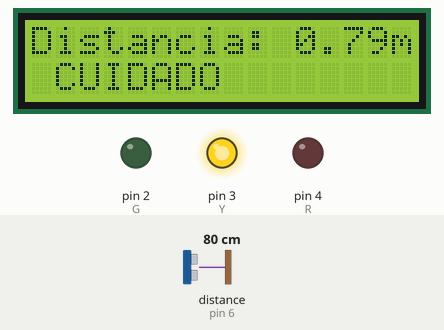
Simulated run of this sketch. Board: Arduino Uno, built with avr-gcc and run on an emulated ATmega328P. On the bench: 16×2 character LCD, output pins drawn as LEDs (lit = HIGH). Wiring (inferred from the names in the program): ultrasonic range finder: trigger pin 5; echo pin 6. Inputs (shaded band) come from the test bench; at power-on: distance to the obstacle (sensor on pin 6) 80 cm. The echo pulse lasts 58.3 µs per cm; pins used as bus, display or sensor lines are not drawn.

Above: at 2.7 s.
2.8 s: distance to the obstacle (sensor on pin 6) set to 55 cm
At 4.5 s:
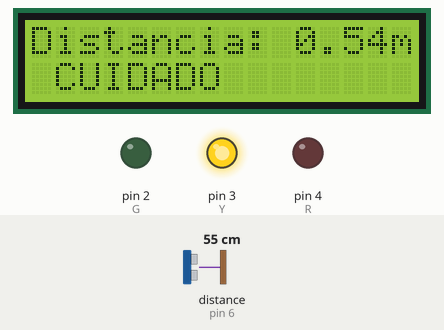
5.6 s: distance to the obstacle (sensor on pin 6) set to 47 cm
At 7.8 s:
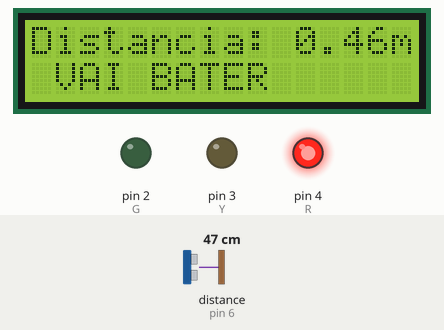
9.7 s: distance to the obstacle (sensor on pin 6) set to 12 cm
At 12.1 s:
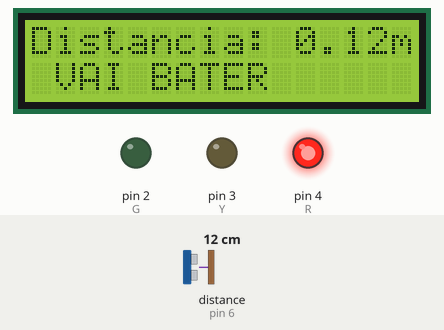
12.7 s: distance to the obstacle (sensor on pin 6) set to 9 cm
At 15.2 s:
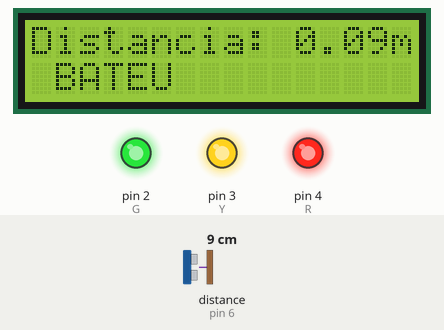
15.7 s: distance to the obstacle (sensor on pin 6) set to 120 cm
At 18.5 s:
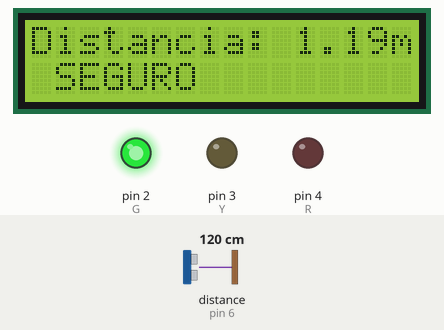
Timing chart, 0 to 19.8 s (numbered marks = the images above; inputs shaded):
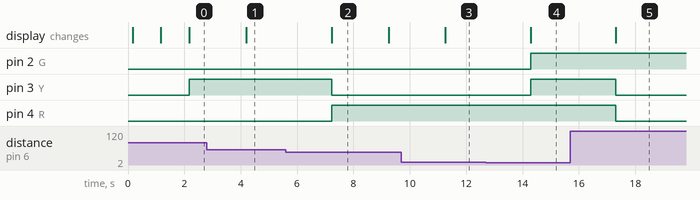

The sketch:

AB3.ino
```cpp
#include <LiquidCrystal.h>
/*
Mostra a distância medida por um sensor ultrassônico.
*/
int PinTrigger = 5;                           // Pino usado para disparar os pulsos do sensor
int PinEcho = 6;                              // pino usado para ler a saída do sensor
const float VelocidadeSom_mpors = 340;        // em metros por segundo
const float VelocidadeSom_mporus = 0.000340;  // em metros por microssegundo

// Inicializa o LCD com os pinos RS, RW, Enable e D4-D7
LiquidCrystal lcd(12, 11, 10, 9, 8, 7);  // rs, enable, d1, d2, d3, d4

// Inicializa os pinos dos LEDs
int Y = 3;
int G = 2;
int R = 4;
float distM = 0;
float distC = 0;

void setup() {
  // Configura pino de Trigger como saída
  pinMode(PinTrigger, OUTPUT);
  // Configura pino de Trigger com nível baixo
  digitalWrite(PinTrigger, LOW);
  // configura pino ECHO como entrada
  pinMode(PinEcho, INPUT);
  // Inicializa a porta serial
  Serial.begin(9600);
  delay(100);

  lcd.begin(16, 2);  // Inicializa o LCD com 16 colunas e 2 linhas
  pinMode(G, OUTPUT);
  pinMode(Y, OUTPUT);
  pinMode(R, OUTPUT);

  lcd.print("STARTING");
  delay(1000);
  lcd.clear();
}

void loop() {
  // Envia pulso para o disparar o sensor
  DisparaPulsoUltrassonico();
  // Mede o tempo de duração do sinal no pino de leitura(us)
  float TempEcho = pulseIn(PinEcho, HIGH);

  distM = CalculaDistancia(TempEcho);
  distC = CalculaDistancia(TempEcho * 100);

  // Serial.println("Distancia em metros: ");
  // Serial.println(distM);
  // Serial.println("Distancia em centimetros: ");
  // Serial.println(distC);
  // Aguarda 2 segundos antes de começar tudo de novo
  delay(1000);

lcd.clear();
  lcd.setCursor(0, 0);
  lcd.print("Distancia: ");
  lcd.print((distC / 100));
  lcd.print("m");

  if (distC > 100) {

    lcd.setCursor(1, 1);
    lcd.print("SEGURO");

    digitalWrite(G, HIGH);
    digitalWrite(Y, LOW);
    digitalWrite(R, LOW);
  } else if (distC < 100 && distC > 50) {
    lcd.setCursor(1, 1);
    lcd.print("CUIDADO");

    digitalWrite(G, LOW);
    digitalWrite(Y, HIGH);
    digitalWrite(R, LOW);
  } else if (distC < 50 && distC > 10) {
    lcd.setCursor(1, 1);
    lcd.print("VAI BATER");

    digitalWrite(G, LOW);
    digitalWrite(Y, LOW);
    digitalWrite(R, HIGH);
  } else if (distC < 10) {
    lcd.setCursor(1, 1);
    lcd.print("BATEU");

    digitalWrite(G, HIGH);
    digitalWrite(Y, HIGH);
    digitalWrite(R, HIGH);
  }
}
void DisparaPulsoUltrassonico() {
  // Para fazer o HC-SR04 enviar um pulso ultrassónico, nós temos
  // que enviar para o pino de trigger um sinal de nível alto
  // com pelo menos 10us de duração
  digitalWrite(PinTrigger, HIGH);
  delayMicroseconds(10);
  digitalWrite(PinTrigger, LOW);
}

// Função para calcular a distância em metros  d = vt or t
float CalculaDistancia(float tempo_us) {
  return (tempo_us * VelocidadeSom_mporus / 2);
}
```

Measured:
- the behaviour switches between 51 and 50 cm on distance to the obstacle (sensor on pin 6) (found by bisection; images 1 and 2)
- the behaviour switches between 11 and 10 cm on distance to the obstacle (sensor on pin 6) (found by bisection; images 3 and 4)
- after the input at 2.8 s, the display: changes after 1.4 s (image 1)
- after the input at 5.6 s, pin 3 (Y): HIGH → LOW after 1.6 s; pin 4 (R): LOW → HIGH after 1.6 s; the display: changes after 1.6 s (image 2)
- after the input at 9.7 s, the display: changes after 1.6 s (image 3)
- after the input at 12.7 s, pin 2 (G), pin 3 (Y): LOW → HIGH after 1.6 s; the display: changes after 1.6 s (image 4)
- after the input at 15.7 s, pin 3 (Y), pin 4 (R): HIGH → LOW after 1.6 s; the display: changes after 1.6 s (image 5)
